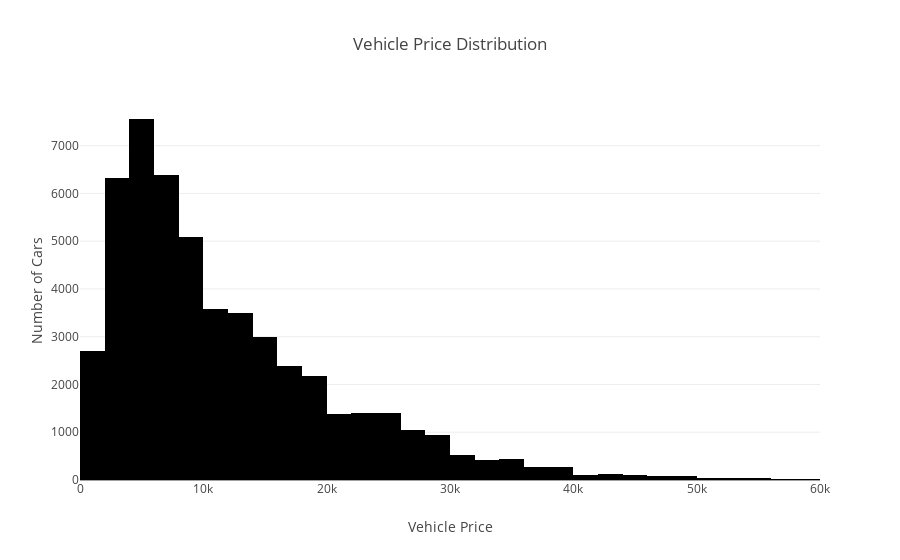

Notebook source saved alongside this figure:
### Code cell
fig = pt.histogram(cars, x="price", title="Vehicle Price Distribution", 
                   labels={'price':'Vehicle Price', 'count':'Cars'}, nbins=200, range_x=[0,60000])
fig.update_layout(yaxis_title="Number of Cars")
fig.show()

### Figure 1 — Plotly figure (JSON) as saved in the notebook; plotly's stock layout.template omitted (floating-point values rounded to 4 significant figures; data arrays with more than 128 entries replaced by an {"elided": "..."} marker saying what was removed)
{"data": [{"alignmentgroup": "True", "bingroup": "x", "hovertemplate": "Vehicle Price=%{x}<br>count=%{y}<extra></extra>", "legendgroup": "", "marker": {"color": "#000001", "pattern": {"shape": ""}}, "name": "", "nbinsx": 200, "offsetgroup": "", "orientation": "v", "showlegend": false, "type": "histogram", "x": {"elided": "51525 int values"}, "xaxis": "x", "yaxis": "y"}], "layout": {"barmode": "relative", "legend": {"tracegroupgap": 0}, "title": {"text": "Vehicle Price Distribution"}, "xaxis": {"anchor": "y", "domain": [0, 1], "range": [0, 60000], "title": {"text": "Vehicle Price"}}, "yaxis": {"anchor": "x", "domain": [0, 1], "title": {"text": "Number of Cars"}}}}
